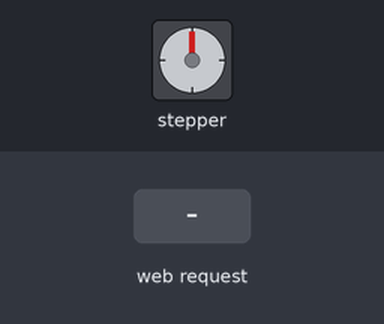
This sketch was run on a simulated ESP8266 (NodeMCU). On the bench: stepper motor. The test bench sets the inputs (shaded band). WiFi joins after 1.5 s; servers stay silent unless stated; stepper angles assume 2048 steps per turn; what the sketch prints to the serial monitor is not drawn.

Above: at 3.2 s.
3.3 s: HTTP request GET /rotate?angle=1 received
4.8 s: HTTP request GET /rotate?angle=120 received
At 7.3 s:
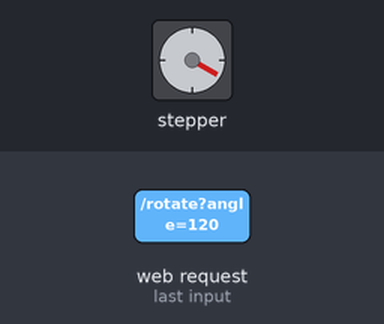
7.6 s: HTTP request GET /rotate?angle=120 received
At 9.4 s:
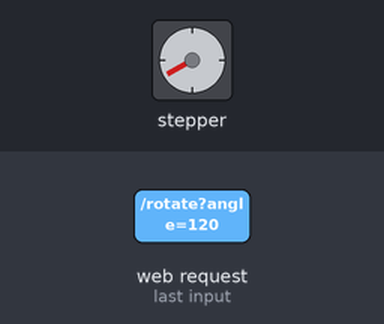
Timing chart, 0 to 10.9 s (numbered marks = the images above; inputs shaded):
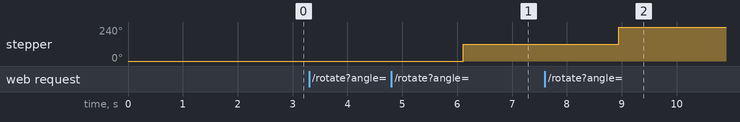

The sketch:

dongcobuoc_joystick.ino
```cpp
#include <ESP8266WiFi.h>
#include <ESPAsyncWebServer.h>
#include <Stepper.h>
// oke

// WiFi Credentials
const char* ssid = "GT3";
const char* password = "88886666";

// Create Web Server
AsyncWebServer server(80);

// Stepper Motor Pins (using 4-wire stepper motor)
#define stepPin1 D1
#define stepPin2 D2
#define stepPin3 D3
#define stepPin4 D4
#define stepsPerRevolution 2048  // Adjust this depending on your stepper motor

// Create Stepper Motor
Stepper stepper(stepsPerRevolution, stepPin1, stepPin2, stepPin3, stepPin4);

// Joystick Pin (A0 for reading analog value)
#define analogPin A0

// HTML interface
const char index_html[] PROGMEM = R"rawliteral(
<!DOCTYPE HTML><html>
<head>
  <title>Stepper Control</title>
  <style>
    button, select { font-size: 20px; padding: 10px; margin: 10px; }
    #analog-values { font-size: 18px; margin-top: 20px; }
  </style>
</head>
<body>
  <h1>Stepper Motor Control</h1>
  <h2>Rotate to Specific Angles</h2>
  <label for="angle">Choose an angle:</label>
  <select id="angle">
    <option value="45">45</option>
    <option value="90">90</option>
    <option value="135">135</option>
    <option value="180">180</option>
  </select>
  <button onclick="rotateToSelectedAngle()">Rotate</button>

  <h3 id="status">Status: Waiting...</h3>

  <div id="analog-values">
    <p><strong>Analog Value (A0):</strong> <span id="analog-value">0</span></p>
  </div>

  <script>
    function rotateToSelectedAngle() {
      const angle = document.getElementById("angle").value;
      fetch(`/rotate?angle=${angle}`)
      .then(response => response.text())
      .then(data => {
        document.getElementById("status").innerHTML = "Status: Rotated to " + angle;
      });
    }

    function updateAnalogValue() {
      fetch('/analog_value')
      .then(response => response.json())
      .then(data => {
        document.getElementById("analog-value").innerText = data.value;
      });
    }

    setInterval(updateAnalogValue, 500);  // Update analog value every 500ms
  </script>
</body>
</html>
)rawliteral";

// Handle rotating to specific angles
void handleRotateToAngle(AsyncWebServerRequest *request) {
  if (request->hasParam("angle")) {
    int angle = request->getParam("angle")->value().toInt();
    int steps = (stepsPerRevolution * angle) / 360;  // Calculate steps for given angle

    stepper.setSpeed(15);  // Set speed in RPM
    stepper.step(steps);
    request->send(200, "text/plain", "Rotated to " + String(angle));
  } else {
    request->send(400, "text/plain", "Bad Request");
  }
}

// Handle sending analog value from A0
void handleAnalogValue(AsyncWebServerRequest *request) {
  int analogValue = analogRead(analogPin);  // Read the analog value from A0

  // Send the analog value as JSON
  String json = "{";
  json += "\"value\":" + String(analogValue);
  json += "}";

  request->send(200, "application/json", json);
}

void setup() {
  // Serial for debugging
  Serial.begin(115200);

  // Connect to WiFi
  WiFi.begin(ssid, password);
  while (WiFi.status() != WL_CONNECTED) {
    delay(1000);
    Serial.println("Connecting to WiFi...");
  }
  Serial.println("WiFi connected!");
  Serial.println(WiFi.localIP());

  // Initialize Stepper Motor
  stepper.setSpeed(15);  // Set the speed of the motor to 60 RPM

  // Web Interface
  server.on("/", HTTP_GET, [](AsyncWebServerRequest *request) {
    request->send_P(200, "text/html", index_html);
  });

  // Handle rotation to specific angles
  server.on("/rotate", HTTP_GET, handleRotateToAngle);

  // Endpoint to send analog value from A0
  server.on("/analog_value", HTTP_GET, handleAnalogValue);

  // Start the web server
  server.begin();
}

void loop() {
  // Nothing needs to be in the loop as everything is handled in the server
}
```

Measured:
- after the input at 4.8 s, stepper: turns 120° clockwise, starting after 1.3 s
- after the input at 7.6 s, stepper: turns 120° clockwise, starting after 1.3 s
